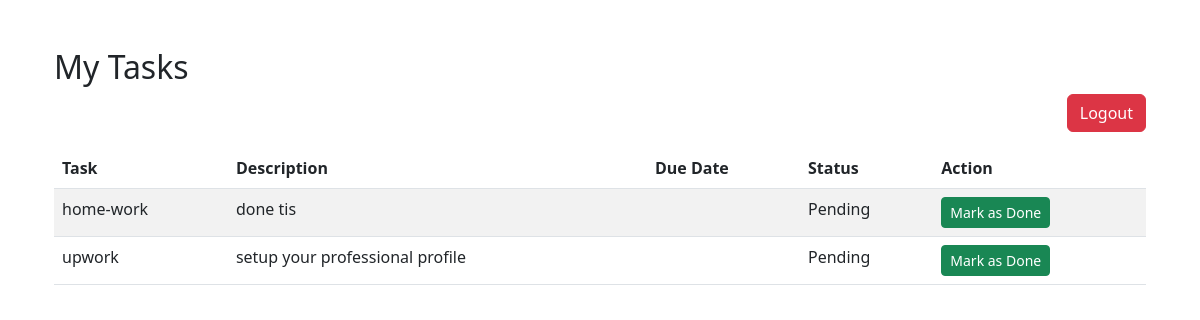
Page /employee/tasks/ (signed in) on the committed database.
### employee_management/models.py (models this page shows, shortened)
class Task(models.Model):
    name = models.CharField(max_length=255, default='Untitled Task')
    description = models.TextField()
    assigned_to = models.ForeignKey('Employee', on_delete=models.CASCADE)
    status = models.CharField(max_length=20, choices=[('Pending', 'Pending'), ('Completed', 'Completed')], default='Pending')

### employee_management/views.py (the view)
# urls.py: path('employee/tasks/', views.employee_tasks, name='employee_tasks'),
@login_required
def employee_tasks(request):
    employee = Employee.objects.get(user=request.user)
    tasks = Task.objects.filter(assigned_to=employee)
    return render(request, 'employee_tasks.html', {'tasks': tasks})

### employee_management/templates/employee_tasks.html (shortened to what this page needs)
{% extends 'base.html' %}
{% block content %}
<div class="container mt-5">
    <h2>My Tasks</h2>
    <a href="{% url 'logout' %}" class="btn btn-danger mb-3 float-end">Logout</a>
    <table class="table table-striped">
        <thead>
            <tr>
                <th>Task</th>
                <th>Description</th>
                <th>Due Date</th>
                <th>Status</th>
                <th>Action</th>
            </tr>
        </thead>
        <tbody>
            {% for task in tasks %}
            <tr>
                <td>{{ task.name }}</td>
                <td>{{ task.description }}</td>
                <td>{{ task.due_date }}</td>
                <td>{{ task.status }}</td>
                <td>
                    {% if task.status != 'Completed' %}
                    <form method="post" action="{% url 'mark_task_done' task.id %}">
                        <button class="btn btn-sm btn-success">Mark as Done</button>
                    </form>
                    {% else %}
                    <span class="text-success">Done</span>
                    {% endif %}
                </td>
            </tr>
            {% endfor %}
        </tbody>
    </table>
</div>
{% endblock %}

### rows in the picture
Task: name "home-work", description "done tis", status "Pending", shows "Mark as Done"
Task: name "upwork", description "setup your professional profile", status "Pending", shows "Mark as Done"
